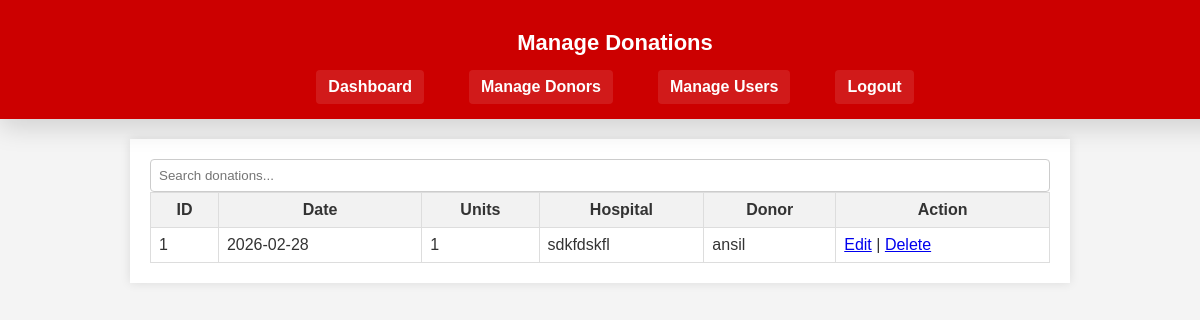
The app's page /admin/manage_donations.php (signed in) with its own data.
### tables this page shows
CREATE TABLE `donation_records` (
  `id` int(11) NOT NULL,
  `user_id` int(11) DEFAULT NULL,
  `donor_id` int(11) DEFAULT NULL,
  `units` int(11) NOT NULL,
  `hospital` varchar(255) NOT NULL,
  `donation_date` date NOT NULL,
  `created_at` timestamp NOT NULL DEFAULT current_timestamp()
);

CREATE TABLE `donors` (
  `id` int(11) NOT NULL,
  `name` varchar(100) NOT NULL,
  `gender` enum('Male','Female','Other') NOT NULL,
  `age` int(11) NOT NULL,
  `blood_group` varchar(5) NOT NULL,
  `role` enum('Student','Staff') NOT NULL DEFAULT 'Student',
  `department` varchar(100) DEFAULT NULL,
  `email` varchar(100) NOT NULL,
  `phone` varchar(20) NOT NULL,
  `address` text DEFAULT NULL,
  `created_at` timestamp NOT NULL DEFAULT current_timestamp()
);

### admin/manage_donations.php (the view, shortened to what this page needs)
<?php
include '../config.php';
$result = $conn->query('SELECT r.*, d.name AS donor_name FROM donation_records r LEFT JOIN donors d ON r.donor_id=d.id ORDER BY donation_date DESC');
?>
<!DOCTYPE html>
<html lang="en">
<head>
    <link rel="stylesheet" href="../css/style.css">
</head>
<body>
<header class="admin-header">
    <h1>Manage Donations</h1>
    <nav class="admin-nav">
        <a href="dashboard.php">Dashboard</a>
        <a href="manage_donors.php">Manage Donors</a>
        <a href="manage_users.php">Manage Users</a>
        <a href="logout.php">Logout</a>
    </nav>
</header>
<div class="admin-container">
    <div class="search-box">
        <input type="text" id="donation-search" placeholder="Search donations...">
    </div>
    <table class="admin-table" id="donation-table">
        <tr><th>ID</th><th>Date</th><th>Units</th><th>Hospital</th><th>Donor</th><th>Action</th></tr>
        <?php while ($row = $result->fetch_assoc()): ?>
            <tr>
                <td><?php echo $row['id']; ?></td>
                <td><?php echo htmlspecialchars($row['donation_date']); ?></td>
                <td><?php echo (int)$row['units']; ?></td>
                <td><?php echo htmlspecialchars($row['hospital']); ?></td>
                <td><?php echo htmlspecialchars($row['donor_name']); ?></td>
                <td>
                    <a href="edit_donation.php?id=<?php echo $row['id']; ?>">Edit</a> |
                    <a href="manage_donations.php?delete=<?php echo $row['id']; ?>" onclick="return confirm('Delete this record?');">Delete</a>
                </td>
            </tr>
        <?php endwhile; ?>
    </table>
</div>
</body>
</html>

### css/style.css (style rules this page uses)
body { font-family: 'Poppins', sans-serif; background-color: #f4f4f4; margin: 0; padding: 0; color: #333; }
header { background-color: rgba(204,0,0,0.8); color: white; padding: 20px 0; text-align: center; position: sticky; top: 0; z-index: 1000; backdrop-filter: blur(5px); }
nav a { margin: 0 15px; color: white; text-decoration: none; font-weight: bold; position: relative; padding: 5px 0; }
nav a::after { content: ''; position: absolute; left: 0; bottom: -2px; width: 0; height: 2px; background: #fff; transition: width 0.3s; }
.admin-header { background: #cc0000; color: #fff; padding: 15px; text-align: center; }
.admin-nav { display: flex; justify-content: center; flex-wrap: wrap; gap: 15px; }
.admin-nav a { color: #fff; text-decoration: none; background: rgba(255,255,255,0.1); padding: 8px 12px; border-radius: 4px; }
.admin-container { max-width: 900px; margin: 20px auto; background: #fff; padding: 20px; box-shadow: 0 0 10px rgba(0,0,0,0.1); }
.admin-table { width: 100%; border-collapse: collapse; }
.admin-table th, .admin-table td { border: 1px solid #ddd; padding: 8px; }
.admin-table th { background: #f2f2f2; cursor: pointer; }
.search-box input { width: 100%; padding: 8px; box-sizing: border-box; border: 1px solid #ccc; border-radius: 4px; }
header { position: sticky; top: 0; width: 100%; background: linear-gradient(135deg, #b30000, #8b0000); color: #fff; padding: 20px 40px; box-shadow: 0 8px 25px rgba(0,0,0,0.15); z-index: 1000; display: flex; flex-direction: column; position: relative; }
header h1 { font-size: 22px; font-weight: 600; }

### records on screen
donation_records: id "1", donation_date "2026-02-28", units "1", hospital "sdkfdskfl", donor.name "ansil"
